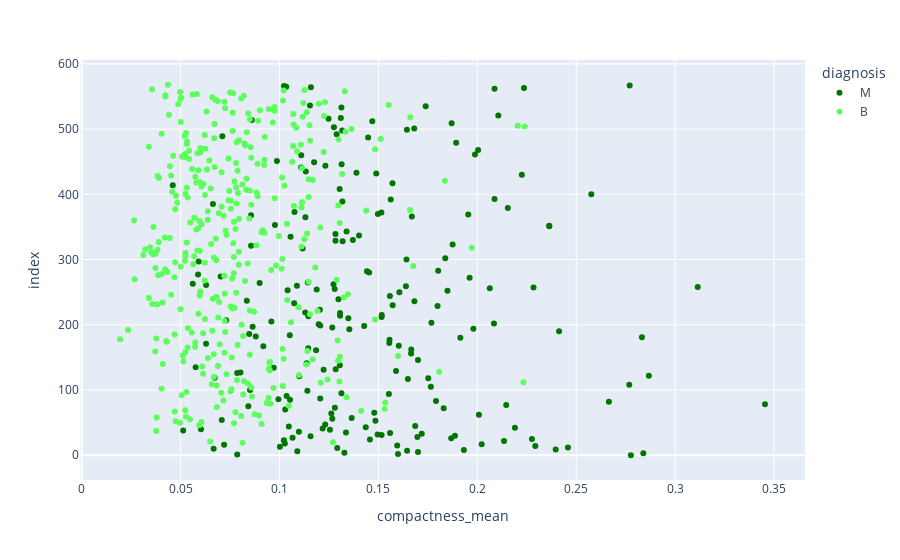
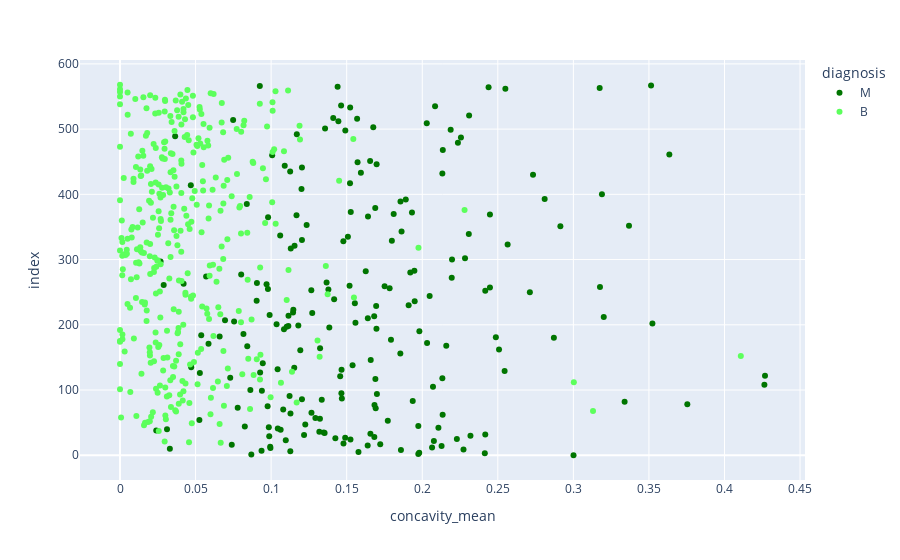
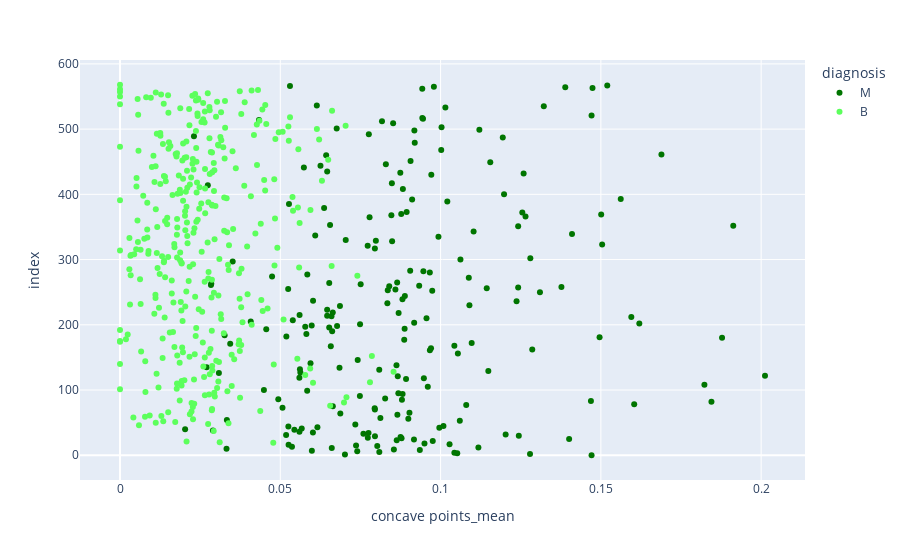
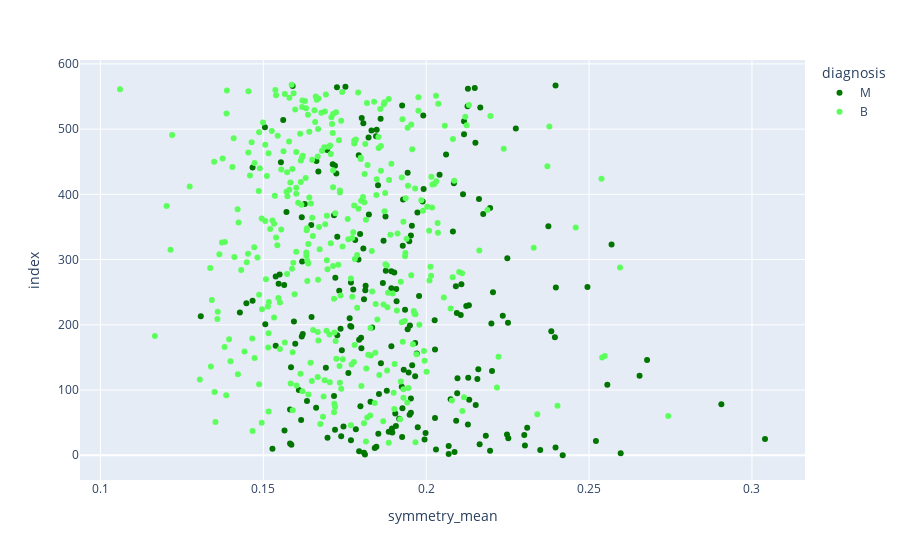

The notebook cell saved with these charts, in order:
### Code cell
for column in  df.drop('diagnosis',axis=1).columns[5:10]:
    fig = px.scatter(data_frame=df,color='diagnosis',x=column,color_discrete_sequence=['#007500','#5CFF5C'],)
    fig.show()

### Figure 1 — Plotly figure (JSON) as saved in the notebook; plotly's stock layout.template omitted (floating-point values rounded to 4 significant figures; data arrays with more than 128 entries replaced by an {"elided": "..."} marker saying what was removed)
{"data": [{"hovertemplate": "diagnosis=M<br>compactness_mean=%{x}<br>index=%{y}<extra></extra>", "legendgroup": "M", "marker": {"color": "#007500", "symbol": "circle"}, "mode": "markers", "name": "M", "orientation": "h", "showlegend": true, "type": "scatter", "x": {"elided": "212 float values"}, "xaxis": "x", "y": {"elided": "212 int values"}, "yaxis": "y"}, {"hovertemplate": "diagnosis=B<br>compactness_mean=%{x}<br>index=%{y}<extra></extra>", "legendgroup": "B", "marker": {"color": "#5CFF5C", "symbol": "circle"}, "mode": "markers", "name": "B", "orientation": "h", "showlegend": true, "type": "scatter", "x": {"elided": "357 float values"}, "xaxis": "x", "y": {"elided": "357 int values"}, "yaxis": "y"}], "layout": {"legend": {"title": {"text": "diagnosis"}, "tracegroupgap": 0}, "margin": {"t": 60}, "xaxis": {"anchor": "y", "domain": [0, 1], "title": {"text": "compactness_mean"}}, "yaxis": {"anchor": "x", "domain": [0, 1], "title": {"text": "index"}}}}

### Figure 2 — Plotly figure (JSON) as saved in the notebook; plotly's stock layout.template omitted (floating-point values rounded to 4 significant figures; data arrays with more than 128 entries replaced by an {"elided": "..."} marker saying what was removed)
{"data": [{"hovertemplate": "diagnosis=M<br>concavity_mean=%{x}<br>index=%{y}<extra></extra>", "legendgroup": "M", "marker": {"color": "#007500", "symbol": "circle"}, "mode": "markers", "name": "M", "orientation": "h", "showlegend": true, "type": "scatter", "x": {"elided": "212 float values"}, "xaxis": "x", "y": {"elided": "212 int values"}, "yaxis": "y"}, {"hovertemplate": "diagnosis=B<br>concavity_mean=%{x}<br>index=%{y}<extra></extra>", "legendgroup": "B", "marker": {"color": "#5CFF5C", "symbol": "circle"}, "mode": "markers", "name": "B", "orientation": "h", "showlegend": true, "type": "scatter", "x": {"elided": "357 float values"}, "xaxis": "x", "y": {"elided": "357 int values"}, "yaxis": "y"}], "layout": {"legend": {"title": {"text": "diagnosis"}, "tracegroupgap": 0}, "margin": {"t": 60}, "xaxis": {"anchor": "y", "domain": [0, 1], "title": {"text": "concavity_mean"}}, "yaxis": {"anchor": "x", "domain": [0, 1], "title": {"text": "index"}}}}

### Figure 3 — Plotly figure (JSON) as saved in the notebook; plotly's stock layout.template omitted (floating-point values rounded to 4 significant figures; data arrays with more than 128 entries replaced by an {"elided": "..."} marker saying what was removed)
{"data": [{"hovertemplate": "diagnosis=M<br>concave points_mean=%{x}<br>index=%{y}<extra></extra>", "legendgroup": "M", "marker": {"color": "#007500", "symbol": "circle"}, "mode": "markers", "name": "M", "orientation": "h", "showlegend": true, "type": "scatter", "x": {"elided": "212 float values"}, "xaxis": "x", "y": {"elided": "212 int values"}, "yaxis": "y"}, {"hovertemplate": "diagnosis=B<br>concave points_mean=%{x}<br>index=%{y}<extra></extra>", "legendgroup": "B", "marker": {"color": "#5CFF5C", "symbol": "circle"}, "mode": "markers", "name": "B", "orientation": "h", "showlegend": true, "type": "scatter", "x": {"elided": "357 float values"}, "xaxis": "x", "y": {"elided": "357 int values"}, "yaxis": "y"}], "layout": {"legend": {"title": {"text": "diagnosis"}, "tracegroupgap": 0}, "margin": {"t": 60}, "xaxis": {"anchor": "y", "domain": [0, 1], "title": {"text": "concave points_mean"}}, "yaxis": {"anchor": "x", "domain": [0, 1], "title": {"text": "index"}}}}

### Figure 4 — Plotly figure (JSON) as saved in the notebook; plotly's stock layout.template omitted (floating-point values rounded to 4 significant figures; data arrays with more than 128 entries replaced by an {"elided": "..."} marker saying what was removed)
{"data": [{"hovertemplate": "diagnosis=M<br>symmetry_mean=%{x}<br>index=%{y}<extra></extra>", "legendgroup": "M", "marker": {"color": "#007500", "symbol": "circle"}, "mode": "markers", "name": "M", "orientation": "h", "showlegend": true, "type": "scatter", "x": {"elided": "212 float values"}, "xaxis": "x", "y": {"elided": "212 int values"}, "yaxis": "y"}, {"hovertemplate": "diagnosis=B<br>symmetry_mean=%{x}<br>index=%{y}<extra></extra>", "legendgroup": "B", "marker": {"color": "#5CFF5C", "symbol": "circle"}, "mode": "markers", "name": "B", "orientation": "h", "showlegend": true, "type": "scatter", "x": {"elided": "357 float values"}, "xaxis": "x", "y": {"elided": "357 int values"}, "yaxis": "y"}], "layout": {"legend": {"title": {"text": "diagnosis"}, "tracegroupgap": 0}, "margin": {"t": 60}, "xaxis": {"anchor": "y", "domain": [0, 1], "title": {"text": "symmetry_mean"}}, "yaxis": {"anchor": "x", "domain": [0, 1], "title": {"text": "index"}}}}
